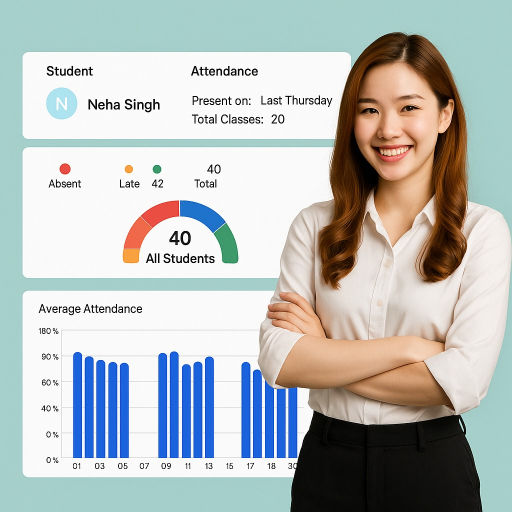
#> input picture hack/attendance/attendance/faculty/templates/faculty/pic.jpg, 1024 x 1024 px (shown at 1/2 size)
$ python -i face_utils.py   (imports and definitions only)
#> lines starting #> are read from the running program, lines starting #| are printed output that depends on the picture
"""
Face recognition utilities using OpenCV for face detection and comparison.
This module provides functions for face encoding and comparison using OpenCV.
"""

import base64
import json
import numpy as np
from PIL import Image
import io
import cv2
import os
from django.core.files.base import ContentFile


def get_face_cascade():
    """Get OpenCV face cascade classifier"""
    try:
        # Try to load the cascade from OpenCV data
        cascade_path = cv2.data.haarcascades + 'haarcascade_frontalface_default.xml'
        face_cascade = cv2.CascadeClassifier(cascade_path)
        return face_cascade
    except Exception as e:
        print(f"Error loading face cascade: {e}")
        return None


def detect_faces_in_image(image_array):
    """
    Detect faces in an image using OpenCV.

    Args:
        image_array: Numpy array of the image

    Returns:
        list: List of face rectangles (x, y, w, h)
    """
    try:
        face_cascade = get_face_cascade()
        if face_cascade is None:
            return []

        # Convert to grayscale for face detection
        gray = cv2.cvtColor(image_array, cv2.COLOR_RGB2GRAY)

        # Detect faces
        faces = face_cascade.detectMultiScale(
            gray,
            scaleFactor=1.1,
            minNeighbors=5,
            minSize=(30, 30)
        )

        return faces.tolist() if len(faces) > 0 else []

    except Exception as e:
        print(f"Error detecting faces: {e}")
        return []


def extract_face_features(image_array, face_rect):
    """
    Extract face features for comparison using OpenCV.

    Args:
        image_array: Numpy array of the image
        face_rect: Face rectangle (x, y, w, h)

    Returns:
        list: Face features as a list of numbers
    """
    try:
        x, y, w, h = face_rect

        # Extract face region
        face_region = image_array[y:y+h, x:x+w]

        # Resize to standard size
        face_resized = cv2.resize(face_region, (100, 100))

        # Convert to grayscale
        face_gray = cv2.cvtColor(face_resized, cv2.COLOR_RGB2GRAY)

        # Apply histogram equalization for better contrast
        face_equalized = cv2.equalizeHist(face_gray)

        # Apply Gaussian blur to reduce noise
        face_blurred = cv2.GaussianBlur(face_equalized, (3, 3), 0)

        # Extract features using multiple methods
        features = []

        # 1. Raw pixel values (normalized)
        features.extend(face_blurred.flatten() / 255.0)

        # 2. Histogram features
        hist = cv2.calcHist([face_blurred], [0], None, [32], [0, 256])
        features.extend(hist.flatten() / np.sum(hist))

        # 3. Edge features using Canny
        edges = cv2.Canny(face_blurred, 50, 150)
        features.extend(edges.flatten() / 255.0)

        # 4. LBP-like features (simplified)
        lbp_features = []
        for i in range(1, face_blurred.shape[0]-1):
            for j in range(1, face_blurred.shape[1]-1):
                center = face_blurred[i, j]
                lbp = 0
                if face_blurred[i-1, j-1] >= center: lbp += 1
                if face_blurred[i-1, j] >= center: lbp += 2
                if face_blurred[i-1, j+1] >= center: lbp += 4
                if face_blurred[i, j+1] >= center: lbp += 8
                if face_blurred[i+1, j+1] >= center: lbp += 16
                if face_blurred[i+1, j] >= center: lbp += 32
                if face_blurred[i+1, j-1] >= center: lbp += 64
                if face_blurred[i, j-1] >= center: lbp += 128
                lbp_features.append(lbp)

        features.extend(np.array(lbp_features) / 255.0)

        return features

    except Exception as e:
        print(f"Error extracting face features: {e}")
        return None


# [40 lines left out: function encode_face_from_base64, not called in this run]


def encode_face_from_image_file(image_file):
    """
    Encode a face from an uploaded image file.

    Args:
        image_file: Django uploaded file object

    Returns:
        list: Face encoding as a list of features, or None if no face found
    """
#> called with image_file = '../faculty/templates/faculty/pic.jpg'
    try:
        # Read the image file
        image = Image.open(image_file)
#> image is the input picture: PIL image 1024x1024 RGB; mean R, G, B 182.1, 187.8, 186.6

        # Convert PIL image to RGB if needed
        if image.mode != 'RGB':
            image = image.convert('RGB')

        # Convert to numpy array
        image_array = np.array(image)

        # Detect faces
        faces = detect_faces_in_image(image_array)
#> in detect_faces_in_image, `gray = cv2.cvtColor(image_array, cv2.COLOR_RGB2GRAY)`:
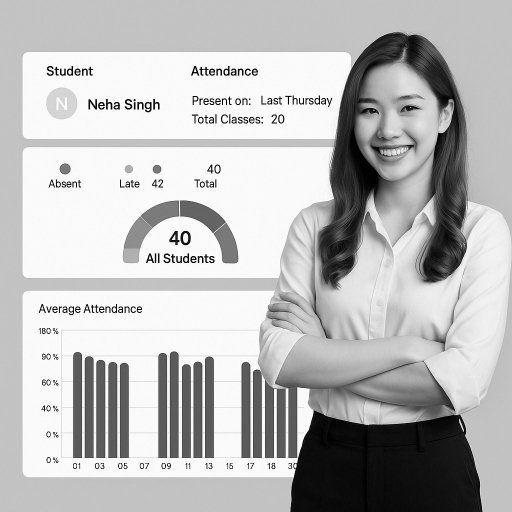
#> gray: shape (1024, 1024) (shown at 1/2 size); min 0, max 255, mean 186
#> in detect_faces_in_image, `faces = face_cascade.detectMultiScale( gray, scaleFactor=1.1, minNeigh..`: faces = [[761, 356, 127, 127], [687, 131, 218, 218]]
#> faces = [[761, 356, 127, 127], [687, 131, 218, 218]]

        if len(faces) > 0:
            # Use the first face found
            face_rect = faces[0]
#> face_rect = [761, 356, 127, 127]
            face_features = extract_face_features(image_array, face_rect)
#> in extract_face_features, `x, y, w, h = face_rect`: x = 761; y = 356; w = 127
#> in extract_face_features, `face_region = image_array[y:y+h, x:x+w]`:
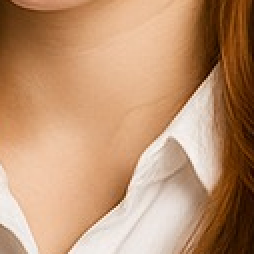
#> face_region: shape (127, 127, 3) (shown 2 times larger); mean R, G, B 189.4, 146.6, 112.7
#> in extract_face_features, `face_resized = cv2.resize(face_region, (100, 100))`:
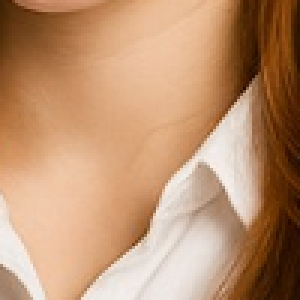
#> face_resized: shape (100, 100, 3) (shown 3 times larger); mean R, G, B 189.3, 146.4, 112.6
#> in extract_face_features, `face_gray = cv2.cvtColor(face_resized, cv2.COLOR_RGB2GRAY)`:
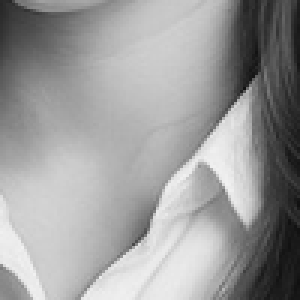
#> face_gray: shape (100, 100) (shown 3 times larger); min 16, max 241, mean 155.4
#> in extract_face_features, `face_equalized = cv2.equalizeHist(face_gray)`:
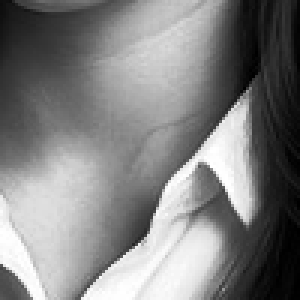
#> face_equalized: shape (100, 100) (shown 3 times larger); min 0, max 255, mean 128.3
#> in extract_face_features, `face_blurred = cv2.GaussianBlur(face_equalized, (3, 3), 0)`:
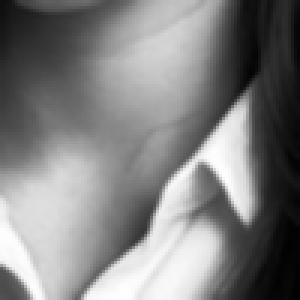
#> face_blurred: shape (100, 100) (shown 3 times larger); min 0, max 254, mean 128.3
#> in extract_face_features, `hist = cv2.calcHist([face_blurred], [0], None, [32], [0, 256])`: hist = 32 values, max 370 at index 26, min 236 at index 0, mean 312.5
#> in extract_face_features, `edges = cv2.Canny(face_blurred, 50, 150)`:
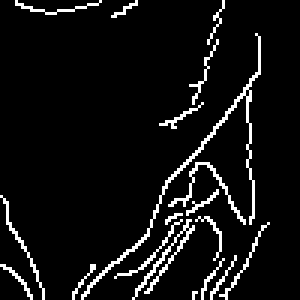
#> edges: shape (100, 100) (shown 3 times larger); 6.9% white in thin lines or dots
#> after the loop in extract_face_features, `for i in range(1, face_blurred.shape[0]-1):`: lbp_features = 9604 values, max 255 at index 34, min 0 at index 290, mean 152.7
#> face_features = 29636 items
            return face_features
        else:
            return None

    except Exception as e:
        print(f"Error encoding face from image file: {e}")
        return None


# [148 lines left out: functions compare_face_encodings, encode_face_from_canvas_data, validate_face_encoding, get_face_encoding_distance, not called in this run]

>>> result = encode_face_from_image_file('../faculty/templates/faculty/pic.jpg')
#> result = 29636 items
